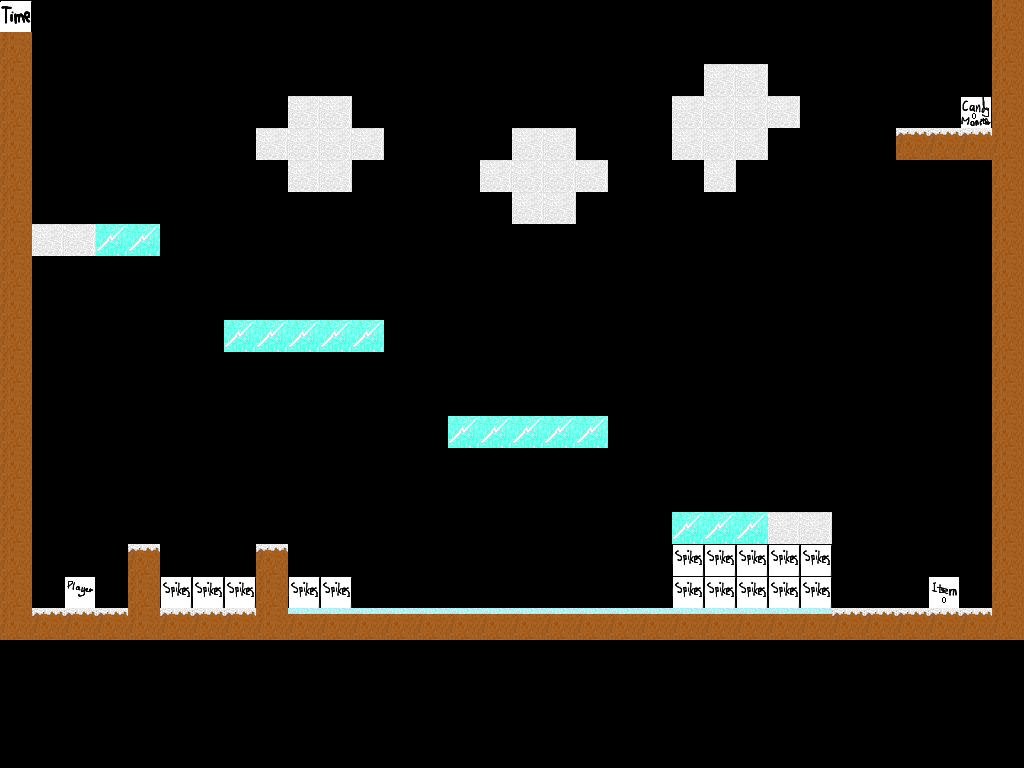

Below is a game level as drawn by its tile map, then a one-line description and the .tmx that defines it (tile-layer data replaced by summaries):
An orthogonal 32x24 tile map with 32x32 px tiles, 3 tile layers (solids, data, position), 2 tilesets.

<map version="1.0" orientation="orthogonal" renderorder="right-down" width="32" height="24" tilewidth="32" tileheight="32" nextobjectid="1">
 <tileset firstgid="1" name="position32x32" tilewidth="32" tileheight="32" tilecount="12" columns="4">
  <image source="position32x32.png" width="128" height="97" />
  <tile id="0">
   <properties>
    <property name="candyNumber" value="0" />
    <property name="property" value="candyMonster" />
   </properties>
  </tile>
  <tile id="1">
   <properties>
    <property name="candyNumber" value="0" />
    <property name="property" value="item" />
   </properties>
  </tile>
  <tile id="2">
   <properties>
    <property name="candyNumber" value="3" />
    <property name="property" value="candyMonster" />
   </properties>
  </tile>
  <tile id="3">
   <properties>
    <property name="candyNumber" value="3" />
    <property name="property" value="item" />
   </properties>
  </tile>
  <tile id="4">
   <properties>
    <property name="candyNumber" value="1" />
    <property name="property" value="candyMonster" />
   </properties>
  </tile>
  <tile id="5">
   <properties>
    <property name="candyNumber" value="1" />
    <property name="property" value="item" />
   </properties>
  </tile>
  <tile id="6">
   <properties>
    <property name="property" value="moveableBox" />
   </properties>
  </tile>
  <tile id="7">
   <properties>
    <property name="time" value="60" />
   </properties>
  </tile>
  <tile id="8">
   <properties>
    <property name="candyNumber" value="2" />
    <property name="property" value="candyMonster" />
   </properties>
  </tile>
  <tile id="9">
   <properties>
    <property name="candyNumber" value="2" />
    <property name="property" value="item" />
   </properties>
  </tile>
  <tile id="10">
   <properties>
    <property name="property" value="player" />
   </properties>
  </tile>
  <tile id="11">
   <properties>
    <property name="property" value="spikes" />
   </properties>
  </tile>
 </tileset>
 <tileset firstgid="13" name="nya rutor" tilewidth="32" tileheight="32" tilecount="32" columns="4">
  <image source="JosRutor32x32.png" width="128" height="256" />
  <tile id="0">
   <properties>
    <property name="property" value="solidGround" />
   </properties>
  </tile>
  <tile id="1">
   <properties>
    <property name="property" value="solidGround" />
   </properties>
  </tile>
  <tile id="3">
   <properties>
    <property name="property" value="solidGround" />
   </properties>
  </tile>
  <tile id="4">
   <properties>
    <property name="property" value="spring" />
   </properties>
  </tile>
  <tile id="5">
   <properties>
    <property name="property" value="ice" />
   </properties>
  </tile>
  <tile id="8">
   <properties>
    <property name="property" value="iceSpring" />
   </properties>
  </tile>
  <tile id="14">
   <properties>
    <property name="property" value="solidGround" />
   </properties>
  </tile>
  <tile id="15">
   <properties>
    <property name="property" value="solidGround" />
   </properties>
  </tile>
  <tile id="16">
   <properties>
    <property name="property" value="ice" />
   </properties>
  </tile>
  <tile id="17">
   <properties>
    <property name="property" value="solidGround" />
   </properties>
  </tile>
  <tile id="19">
   <properties>
    <property name="property" value="solidGround" />
   </properties>
  </tile>
  <tile id="20">
   <properties>
    <property name="property" value="ice" />
   </properties>
  </tile>
  <tile id="21">
   <properties>
    <property name="property" value="solidGround" />
   </properties>
  </tile>
  <tile id="23">
   <properties>
    <property name="property" value="solidGround" />
   </properties>
  </tile>
 </tileset>
 <layer name="solids" width="32" height="24">
  <data>[768 cells, 250 non-empty, 6 distinct tile ids]</data>
 </layer>
 <layer name="data" width="32" height="24">
  <data>[768 cells, 1 non-empty, 1 distinct tile ids]</data>
 </layer>
 <layer name="position" width="32" height="24">
  <data>[768 cells, 18 non-empty, 4 distinct tile ids]</data>
 </layer>
</map>
